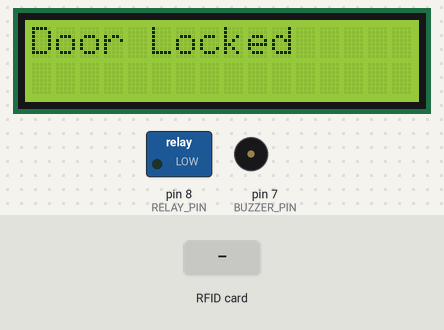
Bench run of a program on a simulated Arduino Uno, built with avr-gcc and run on an emulated ATmega328P. Parts: 16×2 character LCD, switched loads named in the program (green lamp = pin HIGH), buzzer (waves = sounding). The test bench sets the inputs (shaded band). Pins used as bus, display or sensor lines are not drawn; what the program prints to the serial monitor is not drawn.

Above: at 5.3 s.
5.4 s: RFID card E2 7E 1B 2F held to the reader
At 6.8 s:
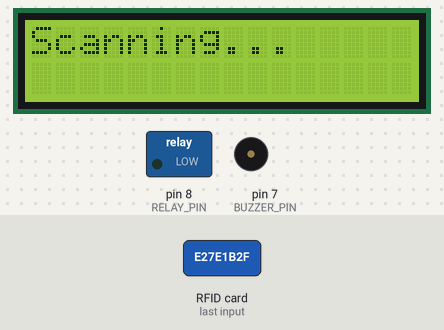
At 9.2 s:
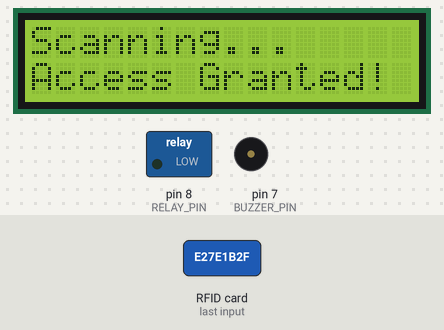
Timing chart, 0 to 21.1 s (numbered marks = the images above; inputs shaded):
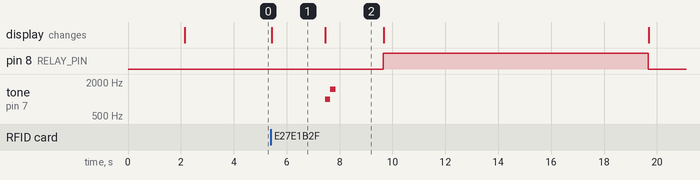

The program:

main.cpp
```cpp
#include <Arduino.h>
#include <MFRC522.h>
#include <LiquidCrystal_I2C.h>
#include <SPI.h>

#define SS_PIN 10
#define RST_PIN 9
#define RELAY_PIN 8
#define BUZZER_PIN 7

MFRC522 rfid(SS_PIN, RST_PIN);

LiquidCrystal_I2C lcd(0x27, 16, 2);

byte authorizedUID[] = {0xE2, 0x7E, 0x1B, 0x2F};

bool doorLocked = true;
void setup() {
  Serial.begin(9600);

  SPI.begin();
  rfid.PCD_Init();

  pinMode(BUZZER_PIN, OUTPUT);
  digitalWrite(BUZZER_PIN, LOW);

  lcd.init();
  lcd.backlight();

  pinMode(RELAY_PIN, OUTPUT);

  lcd.setCursor(0, 0);
  lcd.print("RFID Door Lock");
  Serial.println("RFID Door Lock");
  delay(2000);
  lcd.clear();

  lockDoor();
}

void loop() {
  if (!rfid.PICC_IsNewCardPresent()) {
    return;
    Serial.println("Card is not present");
  }
  Serial.println("Card is present");


  if (!rfid.PICC_ReadCardSerial()) {
    return;
      Serial.println("Card cannot be read");
  }
  Serial.println("Card can be read");

  lcd.clear();
  lcd.setCursor(0, 0);
  lcd.print("Scanning...");
  Serial.println("Scanning...");
  delay(2000);

  if (isAuthorized(rfid.uid.uidByte, rfid.uid.size)) {
    lcd.setCursor(0, 1);
    lcd.print("Access Granted!");
    Serial.println("Access Granted");
    accessGrantedBeep();
    delay(2000);
    unlockDoor();
  } else {
    lcd.setCursor(0, 1);
    lcd.print("Access Denied!");
    Serial.println("Access Denied");
    accessDeniedBeep();
    delay(2000);
    lockDoor();
  }

  rfid.PICC_HaltA();
}

bool isAuthorized(byte *uid, byte size) {
  if (size != sizeof(authorizedUID)) {
    return false;
  }

  for (byte i = 0; i < size; i++) {
    if (uid[i] != authorizedUID[i]) {
      return false;
    }
  }

  return true;
}

void lockDoor() {
  digitalWrite(RELAY_PIN, LOW);
  doorLocked = true;

  lcd.clear();
  lcd.setCursor(0, 0);
  lcd.print("Door Locked");
  Serial.println("Door Locked");
  delay(2000);
}

void accessGrantedBeep(){
  tone(BUZZER_PIN, 1000, 200);
  delay(200);
  tone(BUZZER_PIN, 1500,200);
}

void accessDeniedBeep(){
  tone(BUZZER_PIN, 250, 250);
}

void unlockDoor() {
  digitalWrite(RELAY_PIN, HIGH);
  doorLocked = false;

  lcd.clear();
  lcd.setCursor(0, 0);
  lcd.print("Door Unlocked");
  Serial.println("Door Unlocked");
  delay(10000); // Keep door unlocked for 10 seconds

  lockDoor();  // Auto-lock after 10 seconds
}
```

Measured:
- after the input at 5.4 s, pin 8 (RELAY_PIN): LOW → HIGH after 4.3 s, → LOW 10.0 s later; tone on pin 7 (BUZZER_PIN): silent → 1000 Hz after 2.1 s, → 1500 Hz 0.20 s later, → silent 0.20 s later; the display: changes at once (image 1)
- what the display in image 1 shows lasts 2.1 s, from 5.4 s to 7.5 s
